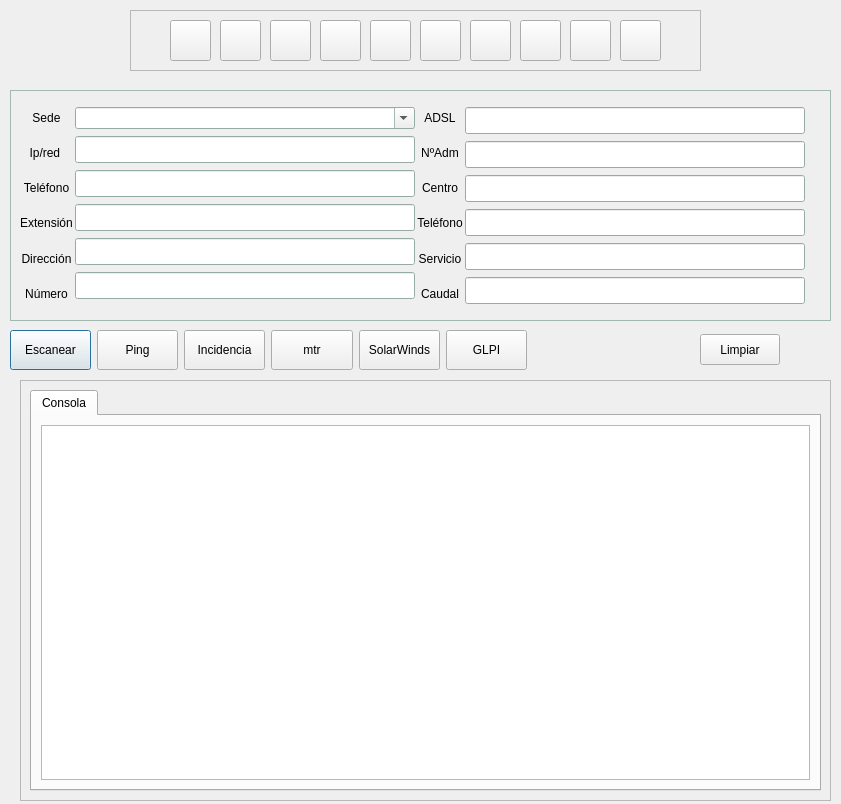
<?xml version="1.0" encoding="UTF-8"?>
<ui version="4.0">
 <class>Soporte</class>
 <widget class="QDialog" name="Soporte">
  <property name="geometry">
   <rect>
    <x>0</x>
    <y>0</y>
    <width>841</width>
    <height>804</height>
   </rect>
  </property>
  <property name="windowTitle">
   <string>Soporte</string>
  </property>
  <property name="styleSheet">
   <string notr="true">color= red;</string>
  </property>
  <widget class="QFrame" name="frame">
   <property name="geometry">
    <rect>
     <x>10</x>
     <y>90</y>
     <width>821</width>
     <height>231</height>
    </rect>
   </property>
   <property name="palette">
    <palette>
     <active>
      <colorrole role="Base">
       <brush brushstyle="SolidPattern">
        <color alpha="255">
         <red>255</red>
         <green>255</green>
         <blue>255</blue>
        </color>
       </brush>
      </colorrole>
      <colorrole role="Window">
       <brush brushstyle="SolidPattern">
        <color alpha="255">
         <red>210</red>
         <green>239</green>
         <blue>228</blue>
        </color>
       </brush>
      </colorrole>
     </active>
     <inactive>
      <colorrole role="Base">
       <brush brushstyle="SolidPattern">
        <color alpha="255">
         <red>255</red>
         <green>255</green>
         <blue>255</blue>
        </color>
       </brush>
      </colorrole>
      <colorrole role="Window">
       <brush brushstyle="SolidPattern">
        <color alpha="255">
         <red>210</red>
         <green>239</green>
         <blue>228</blue>
        </color>
       </brush>
      </colorrole>
     </inactive>
     <disabled>
      <colorrole role="Base">
       <brush brushstyle="SolidPattern">
        <color alpha="255">
         <red>210</red>
         <green>239</green>
         <blue>228</blue>
        </color>
       </brush>
      </colorrole>
      <colorrole role="Window">
       <brush brushstyle="SolidPattern">
        <color alpha="255">
         <red>210</red>
         <green>239</green>
         <blue>228</blue>
        </color>
       </brush>
      </colorrole>
     </disabled>
    </palette>
   </property>
   <property name="frameShape">
    <enum>QFrame::StyledPanel</enum>
   </property>
   <property name="frameShadow">
    <enum>QFrame::Plain</enum>
   </property>
   <property name="lineWidth">
    <number>2</number>
   </property>
   <widget class="QWidget" name="layoutWidget">
    <property name="geometry">
     <rect>
      <x>10</x>
      <y>10</y>
      <width>785</width>
      <height>211</height>
     </rect>
    </property>
    <layout class="QHBoxLayout" name="horizontalLayout">
     <property name="spacing">
      <number>2</number>
     </property>
     <item>
      <layout class="QVBoxLayout" name="verticalLayout">
       <property name="spacing">
        <number>0</number>
       </property>
       <item>
        <widget class="QLabel" name="label_2">
         <property name="text">
          <string>Sede</string>
         </property>
         <property name="alignment">
          <set>Qt::AlignCenter</set>
         </property>
        </widget>
       </item>
       <item>
        <widget class="QLabel" name="label">
         <property name="text">
          <string>Ip/red </string>
         </property>
         <property name="alignment">
          <set>Qt::AlignCenter</set>
         </property>
        </widget>
       </item>
       <item>
        <widget class="QLabel" name="label_3">
         <property name="text">
          <string>Teléfono</string>
         </property>
         <property name="alignment">
          <set>Qt::AlignCenter</set>
         </property>
        </widget>
       </item>
       <item>
        <widget class="QLabel" name="label_4">
         <property name="text">
          <string>Extensión</string>
         </property>
         <property name="alignment">
          <set>Qt::AlignCenter</set>
         </property>
        </widget>
       </item>
       <item>
        <widget class="QLabel" name="label_5">
         <property name="text">
          <string>Dirección</string>
         </property>
         <property name="alignment">
          <set>Qt::AlignCenter</set>
         </property>
        </widget>
       </item>
       <item>
        <widget class="QLabel" name="label_6">
         <property name="text">
          <string>Número</string>
         </property>
         <property name="alignment">
          <set>Qt::AlignCenter</set>
         </property>
        </widget>
       </item>
      </layout>
     </item>
     <item>
      <layout class="QVBoxLayout" name="verticalLayout_2">
       <property name="spacing">
        <number>0</number>
       </property>
       <item>
        <widget class="QComboBox" name="cb_sede">
         <property name="minimumSize">
          <size>
           <width>320</width>
           <height>0</height>
          </size>
         </property>
         <property name="editable">
          <bool>true</bool>
         </property>
        </widget>
       </item>
       <item>
        <widget class="QLineEdit" name="lineEdit_ip">
         <property name="minimumSize">
          <size>
           <width>320</width>
           <height>27</height>
          </size>
         </property>
         <property name="focusPolicy">
          <enum>Qt::StrongFocus</enum>
         </property>
        </widget>
       </item>
       <item>
        <widget class="QLineEdit" name="lineEdit_telefono">
         <property name="minimumSize">
          <size>
           <width>320</width>
           <height>27</height>
          </size>
         </property>
        </widget>
       </item>
       <item>
        <widget class="QLineEdit" name="lineEdit_extension">
         <property name="minimumSize">
          <size>
           <width>320</width>
           <height>27</height>
          </size>
         </property>
        </widget>
       </item>
       <item>
        <widget class="QLineEdit" name="lineEdit_direccion">
         <property name="minimumSize">
          <size>
           <width>320</width>
           <height>27</height>
          </size>
         </property>
        </widget>
       </item>
       <item>
        <widget class="QLineEdit" name="lineEdit_numero">
         <property name="minimumSize">
          <size>
           <width>320</width>
           <height>27</height>
          </size>
         </property>
        </widget>
       </item>
      </layout>
     </item>
     <item>
      <layout class="QVBoxLayout" name="verticalLayout_3">
       <property name="spacing">
        <number>0</number>
       </property>
       <item>
        <widget class="QLabel" name="label_7">
         <property name="text">
          <string>ADSL</string>
         </property>
         <property name="alignment">
          <set>Qt::AlignCenter</set>
         </property>
        </widget>
       </item>
       <item>
        <widget class="QLabel" name="label_8">
         <property name="text">
          <string>NºAdm</string>
         </property>
         <property name="alignment">
          <set>Qt::AlignCenter</set>
         </property>
        </widget>
       </item>
       <item>
        <widget class="QLabel" name="label_9">
         <property name="text">
          <string>Centro</string>
         </property>
         <property name="alignment">
          <set>Qt::AlignCenter</set>
         </property>
        </widget>
       </item>
       <item>
        <widget class="QLabel" name="label_10">
         <property name="text">
          <string>Teléfono</string>
         </property>
         <property name="alignment">
          <set>Qt::AlignCenter</set>
         </property>
        </widget>
       </item>
       <item>
        <widget class="QLabel" name="label_11">
         <property name="text">
          <string>Servicio</string>
         </property>
         <property name="alignment">
          <set>Qt::AlignCenter</set>
         </property>
        </widget>
       </item>
       <item>
        <widget class="QLabel" name="label_12">
         <property name="text">
          <string>Caudal</string>
         </property>
         <property name="alignment">
          <set>Qt::AlignCenter</set>
         </property>
        </widget>
       </item>
      </layout>
     </item>
     <item>
      <layout class="QVBoxLayout" name="verticalLayout_4">
       <property name="spacing">
        <number>0</number>
       </property>
       <item>
        <widget class="QLineEdit" name="lineEdit_adsl">
         <property name="minimumSize">
          <size>
           <width>320</width>
           <height>27</height>
          </size>
         </property>
        </widget>
       </item>
       <item>
        <widget class="QLineEdit" name="lineEdit_n_adm">
         <property name="minimumSize">
          <size>
           <width>320</width>
           <height>27</height>
          </size>
         </property>
        </widget>
       </item>
       <item>
        <widget class="QLineEdit" name="lineEdit_centro">
         <property name="minimumSize">
          <size>
           <width>320</width>
           <height>27</height>
          </size>
         </property>
        </widget>
       </item>
       <item>
        <widget class="QLineEdit" name="lineEdit_telefono_centro">
         <property name="minimumSize">
          <size>
           <width>320</width>
           <height>27</height>
          </size>
         </property>
        </widget>
       </item>
       <item>
        <widget class="QLineEdit" name="lineEdit_servicio">
         <property name="minimumSize">
          <size>
           <width>320</width>
           <height>27</height>
          </size>
         </property>
        </widget>
       </item>
       <item>
        <widget class="QLineEdit" name="lineEdit_caudal">
         <property name="minimumSize">
          <size>
           <width>320</width>
           <height>27</height>
          </size>
         </property>
        </widget>
       </item>
      </layout>
     </item>
    </layout>
   </widget>
  </widget>
  <widget class="QWidget" name="layoutWidget">
   <property name="geometry">
    <rect>
     <x>10</x>
     <y>325</y>
     <width>517</width>
     <height>51</height>
    </rect>
   </property>
   <layout class="QHBoxLayout" name="horizontalLayout_2">
    <item>
     <widget class="QPushButton" name="Btn_Buscar">
      <property name="minimumSize">
       <size>
        <width>0</width>
        <height>40</height>
       </size>
      </property>
      <property name="text">
       <string>Escanear</string>
      </property>
     </widget>
    </item>
    <item>
     <widget class="QPushButton" name="Btn_Ping">
      <property name="minimumSize">
       <size>
        <width>0</width>
        <height>40</height>
       </size>
      </property>
      <property name="text">
       <string>Ping</string>
      </property>
     </widget>
    </item>
    <item>
     <widget class="QPushButton" name="Btn_Incidencia">
      <property name="minimumSize">
       <size>
        <width>0</width>
        <height>40</height>
       </size>
      </property>
      <property name="text">
       <string>Incidencia</string>
      </property>
     </widget>
    </item>
    <item>
     <widget class="QPushButton" name="Btn_Mtr">
      <property name="minimumSize">
       <size>
        <width>0</width>
        <height>40</height>
       </size>
      </property>
      <property name="text">
       <string>mtr</string>
      </property>
     </widget>
    </item>
    <item>
     <widget class="QPushButton" name="Btn_Atalaya">
      <property name="minimumSize">
       <size>
        <width>0</width>
        <height>40</height>
       </size>
      </property>
      <property name="text">
       <string>SolarWinds</string>
      </property>
     </widget>
    </item>
    <item>
     <widget class="QPushButton" name="pushButton">
      <property name="minimumSize">
       <size>
        <width>0</width>
        <height>40</height>
       </size>
      </property>
      <property name="text">
       <string>GLPI</string>
      </property>
     </widget>
    </item>
   </layout>
  </widget>
  <widget class="QLabel" name="Estado">
   <property name="geometry">
    <rect>
     <x>560</x>
     <y>330</y>
     <width>41</width>
     <height>41</height>
    </rect>
   </property>
   <property name="text">
    <string/>
   </property>
  </widget>
  <widget class="QPushButton" name="Btn_Limpiar">
   <property name="geometry">
    <rect>
     <x>700</x>
     <y>334</y>
     <width>80</width>
     <height>31</height>
    </rect>
   </property>
   <property name="text">
    <string>Limpiar</string>
   </property>
   <property name="icon">
    <iconset resource="iconos.qrc">
     <normaloff>:/imagenes/iconos/soporte/escoba.svg</normaloff>:/imagenes/iconos/soporte/escoba.svg</iconset>
   </property>
   <property name="iconSize">
    <size>
     <width>30</width>
     <height>30</height>
    </size>
   </property>
  </widget>
  <widget class="QFrame" name="frame_2">
   <property name="geometry">
    <rect>
     <x>130</x>
     <y>10</y>
     <width>571</width>
     <height>61</height>
    </rect>
   </property>
   <property name="minimumSize">
    <size>
     <width>570</width>
     <height>61</height>
    </size>
   </property>
   <property name="frameShape">
    <enum>QFrame::StyledPanel</enum>
   </property>
   <property name="frameShadow">
    <enum>QFrame::Raised</enum>
   </property>
   <widget class="QPushButton" name="pB_gmenu">
    <property name="geometry">
     <rect>
      <x>40</x>
      <y>10</y>
      <width>41</width>
      <height>41</height>
     </rect>
    </property>
    <property name="toolTip">
     <string>MOAD</string>
    </property>
    <property name="toolTipDuration">
     <number>-1</number>
    </property>
    <property name="text">
     <string/>
    </property>
    <property name="icon">
     <iconset>
      <normaloff>../../../usr/share/grx/asistencia/imagenes/soporte/moad.png</normaloff>../../../usr/share/grx/asistencia/imagenes/soporte/moad.png</iconset>
    </property>
    <property name="iconSize">
     <size>
      <width>30</width>
      <height>30</height>
     </size>
    </property>
   </widget>
   <widget class="QPushButton" name="pB_gtablon">
    <property name="geometry">
     <rect>
      <x>140</x>
      <y>10</y>
      <width>41</width>
      <height>41</height>
     </rect>
    </property>
    <property name="toolTip">
     <string>GTablón</string>
    </property>
    <property name="toolTipDuration">
     <number>-1</number>
    </property>
    <property name="text">
     <string/>
    </property>
    <property name="icon">
     <iconset>
      <normaloff>../../../usr/share/grx/asistencia/imagenes/soporte/gtablon.png</normaloff>../../../usr/share/grx/asistencia/imagenes/soporte/gtablon.png</iconset>
    </property>
    <property name="iconSize">
     <size>
      <width>30</width>
      <height>30</height>
     </size>
    </property>
   </widget>
   <widget class="QPushButton" name="pB_isl">
    <property name="geometry">
     <rect>
      <x>440</x>
      <y>10</y>
      <width>41</width>
      <height>41</height>
     </rect>
    </property>
    <property name="toolTip">
     <string>ISLOnline</string>
    </property>
    <property name="text">
     <string/>
    </property>
    <property name="icon">
     <iconset>
      <normaloff>../../../usr/share/grx/asistencia/imagenes/soporte/ISL50x50.png</normaloff>../../../usr/share/grx/asistencia/imagenes/soporte/ISL50x50.png</iconset>
    </property>
    <property name="iconSize">
     <size>
      <width>30</width>
      <height>30</height>
     </size>
    </property>
   </widget>
   <widget class="QPushButton" name="pB_citrix">
    <property name="geometry">
     <rect>
      <x>340</x>
      <y>10</y>
      <width>41</width>
      <height>41</height>
     </rect>
    </property>
    <property name="toolTip">
     <string>Citrix</string>
    </property>
    <property name="toolTipDuration">
     <number>-1</number>
    </property>
    <property name="text">
     <string/>
    </property>
    <property name="icon">
     <iconset>
      <normaloff>../../../usr/share/grx/asistencia/imagenes/soporte/citrix.png</normaloff>../../../usr/share/grx/asistencia/imagenes/soporte/citrix.png</iconset>
    </property>
    <property name="iconSize">
     <size>
      <width>30</width>
      <height>30</height>
     </size>
    </property>
   </widget>
   <widget class="QPushButton" name="pB_epol">
    <property name="geometry">
     <rect>
      <x>190</x>
      <y>10</y>
      <width>41</width>
      <height>41</height>
     </rect>
    </property>
    <property name="toolTip">
     <string>EPol</string>
    </property>
    <property name="toolTipDuration">
     <number>-1</number>
    </property>
    <property name="text">
     <string/>
    </property>
    <property name="icon">
     <iconset>
      <normaloff>../../../usr/share/grx/asistencia/imagenes/soporte/epol.png</normaloff>../../../usr/share/grx/asistencia/imagenes/soporte/epol.png</iconset>
    </property>
    <property name="iconSize">
     <size>
      <width>30</width>
      <height>30</height>
     </size>
    </property>
   </widget>
   <widget class="QPushButton" name="pB_aytos">
    <property name="geometry">
     <rect>
      <x>390</x>
      <y>10</y>
      <width>41</width>
      <height>41</height>
     </rect>
    </property>
    <property name="toolTip">
     <string>Incidencias Sede</string>
    </property>
    <property name="toolTipDuration">
     <number>-1</number>
    </property>
    <property name="text">
     <string/>
    </property>
    <property name="icon">
     <iconset>
      <normaloff>../../../usr/share/grx/asistencia/imagenes/soporte/aytos.png</normaloff>../../../usr/share/grx/asistencia/imagenes/soporte/aytos.png</iconset>
    </property>
    <property name="iconSize">
     <size>
      <width>30</width>
      <height>30</height>
     </size>
    </property>
   </widget>
   <widget class="QPushButton" name="pB_portafirmas">
    <property name="geometry">
     <rect>
      <x>90</x>
      <y>10</y>
      <width>41</width>
      <height>41</height>
     </rect>
    </property>
    <property name="toolTip">
     <string>Portafirmas</string>
    </property>
    <property name="toolTipDuration">
     <number>-1</number>
    </property>
    <property name="text">
     <string/>
    </property>
    <property name="icon">
     <iconset>
      <normaloff>../../../usr/share/grx/asistencia/imagenes/soporte/portafirmas.png</normaloff>../../../usr/share/grx/asistencia/imagenes/soporte/portafirmas.png</iconset>
    </property>
    <property name="iconSize">
     <size>
      <width>30</width>
      <height>30</height>
     </size>
    </property>
   </widget>
   <widget class="QPushButton" name="pB_listin">
    <property name="geometry">
     <rect>
      <x>490</x>
      <y>10</y>
      <width>41</width>
      <height>41</height>
     </rect>
    </property>
    <property name="toolTip">
     <string>Listin Telefónico</string>
    </property>
    <property name="toolTipDuration">
     <number>-1</number>
    </property>
    <property name="text">
     <string/>
    </property>
    <property name="icon">
     <iconset>
      <normaloff>../../../usr/share/grx/asistencia/imagenes/soporte/listin.jpeg</normaloff>../../../usr/share/grx/asistencia/imagenes/soporte/listin.jpeg</iconset>
    </property>
    <property name="iconSize">
     <size>
      <width>30</width>
      <height>30</height>
     </size>
    </property>
   </widget>
   <widget class="QPushButton" name="pB_perilContratante">
    <property name="geometry">
     <rect>
      <x>290</x>
      <y>10</y>
      <width>41</width>
      <height>41</height>
     </rect>
    </property>
    <property name="toolTip">
     <string>Portal del Contratante</string>
    </property>
    <property name="toolTipDuration">
     <number>-1</number>
    </property>
    <property name="text">
     <string/>
    </property>
    <property name="icon">
     <iconset>
      <normaloff>../../../usr/share/grx/asistencia/imagenes/soporte/perfilcontratante.png</normaloff>../../../usr/share/grx/asistencia/imagenes/soporte/perfilcontratante.png</iconset>
    </property>
    <property name="iconSize">
     <size>
      <width>30</width>
      <height>30</height>
     </size>
    </property>
   </widget>
   <widget class="QPushButton" name="pB_guadaltel">
    <property name="geometry">
     <rect>
      <x>240</x>
      <y>10</y>
      <width>41</width>
      <height>41</height>
     </rect>
    </property>
    <property name="toolTip">
     <string>Redmine</string>
    </property>
    <property name="toolTipDuration">
     <number>-1</number>
    </property>
    <property name="text">
     <string/>
    </property>
    <property name="icon">
     <iconset>
      <normaloff>../../../usr/share/grx/asistencia/imagenes/soporte/guadaltel.png</normaloff>../../../usr/share/grx/asistencia/imagenes/soporte/guadaltel.png</iconset>
    </property>
    <property name="iconSize">
     <size>
      <width>30</width>
      <height>30</height>
     </size>
    </property>
   </widget>
  </widget>
  <widget class="QScrollArea" name="scrollArea">
   <property name="geometry">
    <rect>
     <x>20</x>
     <y>380</y>
     <width>811</width>
     <height>421</height>
    </rect>
   </property>
   <property name="widgetResizable">
    <bool>true</bool>
   </property>
   <widget class="QWidget" name="scrollAreaWidgetContents">
    <property name="geometry">
     <rect>
      <x>0</x>
      <y>0</y>
      <width>809</width>
      <height>419</height>
     </rect>
    </property>
    <layout class="QGridLayout" name="gridLayout_2">
     <item row="0" column="0">
      <widget class="QTabWidget" name="tabWidget">
       <property name="styleSheet">
        <string notr="true">color=blue</string>
       </property>
       <property name="currentIndex">
        <number>0</number>
       </property>
       <widget class="QWidget" name="consola">
        <attribute name="title">
         <string>Consola</string>
        </attribute>
        <layout class="QGridLayout" name="gridLayout">
         <item row="0" column="0">
          <widget class="QPlainTextEdit" name="TextoSalida">
           <property name="focusPolicy">
            <enum>Qt::NoFocus</enum>
           </property>
           <property name="styleSheet">
            <string notr="true">color=blue</string>
           </property>
           <property name="readOnly">
            <bool>false</bool>
           </property>
          </widget>
         </item>
        </layout>
       </widget>
      </widget>
     </item>
    </layout>
   </widget>
  </widget>
 </widget>
 <resources>
  <include location="iconos.qrc"/>
 </resources>
 <connections>
  <connection>
   <sender>lineEdit_ip</sender>
   <signal>returnPressed()</signal>
   <receiver>Btn_Buscar</receiver>
   <slot>click()</slot>
   <hints>
    <hint type="sourcelabel">
     <x>235</x>
     <y>120</y>
    </hint>
    <hint type="destinationlabel">
     <x>66</x>
     <y>301</y>
    </hint>
   </hints>
  </connection>
 </connections>
</ui>
